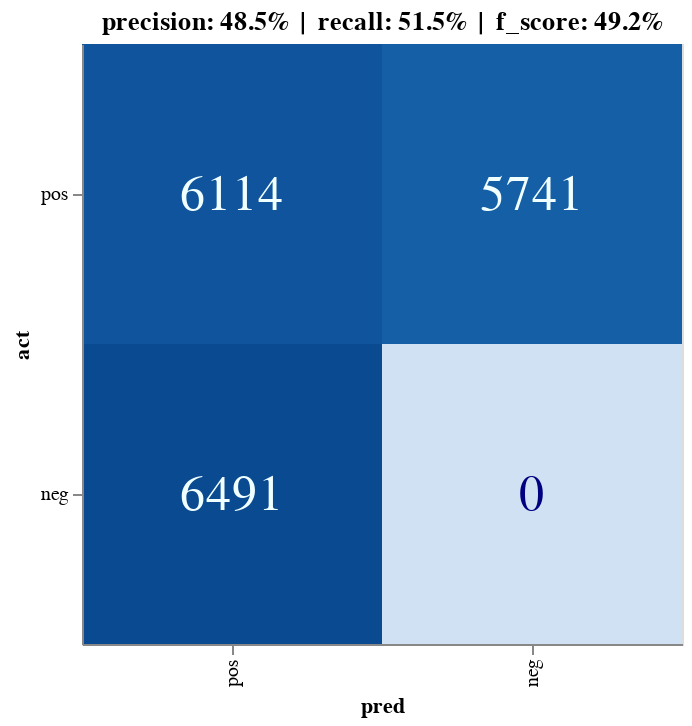

Notebook cell for this chart:
### Code cell
plot_conf_matrix(conf, metrics)

### Figure 1 — Vega-Lite specification as saved in the notebook (floating-point values rounded to 4 significant figures)
{"config": {"view": {"continuousWidth": 400, "continuousHeight": 300}}, "layer": [{"mark": "rect", "encoding": {"color": {"field": "tot", "legend": null, "scale": {"scheme": "blues"}, "type": "quantitative"}, "x": {"field": "pred", "scale": {"reverse": true}, "type": "nominal"}, "y": {"field": "act", "scale": {"reverse": true}, "type": "nominal"}}, "height": 300, "title": "precision: 48.5%  |  recall: 51.5%  |  f_score: 49.2%", "width": 300}, {"mark": {"type": "text", "baseline": "middle", "size": 25}, "encoding": {"color": {"condition": {"value": "navy", "test": "datum.tot < 4586"}, "value": "azure"}, "text": {"field": "tot", "type": "quantitative"}, "x": {"field": "pred", "scale": {"reverse": true}, "type": "nominal"}, "y": {"field": "act", "scale": {"reverse": true}, "type": "nominal"}}, "height": 300, "title": "precision: 48.5%  |  recall: 51.5%  |  f_score: 49.2%", "width": 300}], "data": {"name": "data-3a6854aaf23b88c7d57735d7c00e5c31"}, "$schema": "https://vega.github.io/schema/vega-lite/v4.17.0.json", "datasets": {"data-3a6854aaf23b88c7d57735d7c00e5c31": [{"pred": "pos", "act": "pos", "tot": 6114.0}, {"pred": "neg", "act": "pos", "tot": 5741.0}, {"pred": "pos", "act": "neg", "tot": 6491.0}, {"pred": "neg", "act": "neg", "tot": 0.0}]}}
